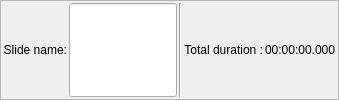
    <widget class="QFrame" name="SlideLayout">
     <property name="sizePolicy">
      <sizepolicy hsizetype="Expanding" vsizetype="Preferred">
       <horstretch>0</horstretch>
       <verstretch>0</verstretch>
      </sizepolicy>
     </property>
     <property name="frameShape">
      <enum>QFrame::StyledPanel</enum>
     </property>
     <property name="frameShadow">
      <enum>QFrame::Sunken</enum>
     </property>
     <layout class="QHBoxLayout" name="horizontalLayout_12">
      <property name="spacing">
       <number>2</number>
      </property>
      <property name="leftMargin">
       <number>2</number>
      </property>
      <property name="topMargin">
       <number>2</number>
      </property>
      <property name="rightMargin">
       <number>2</number>
      </property>
      <property name="bottomMargin">
       <number>2</number>
      </property>
      <item>
       <widget class="QLabel" name="label_28">
        <property name="sizePolicy">
         <sizepolicy hsizetype="Preferred" vsizetype="Preferred">
          <horstretch>0</horstretch>
          <verstretch>0</verstretch>
         </sizepolicy>
        </property>
        <property name="text">
         <string>Slide name:</string>
        </property>
        <property name="alignment">
         <set>Qt::AlignRight|Qt::AlignTrailing|Qt::AlignVCenter</set>
        </property>
       </widget>
      </item>
      <item>
       <widget class="QLineEdit" name="SlideNameED">
        <property name="sizePolicy">
         <sizepolicy hsizetype="Expanding" vsizetype="Preferred">
          <horstretch>0</horstretch>
          <verstretch>0</verstretch>
         </sizepolicy>
        </property>
        <property name="toolTip">
         <string>Define a name for the slide. It is this name which will appear on the thumbnail in the main window timeline</string>
        </property>
       </widget>
      </item>
      <item>
       <widget class="Line" name="line_2">
        <property name="orientation">
         <enum>Qt::Vertical</enum>
        </property>
       </widget>
      </item>
      <item>
       <widget class="QLabel" name="label_29">
        <property name="text">
         <string>Total duration :</string>
        </property>
        <property name="alignment">
         <set>Qt::AlignRight|Qt::AlignTrailing|Qt::AlignVCenter</set>
        </property>
       </widget>
      </item>
      <item>
       <widget class="QLabel" name="SlideDurationLabel">
        <property name="toolTip">
         <string>The total slide duration is displayed here. This duration takes into account possible adjustments for minimal duration of the shot.</string>
        </property>
        <property name="text">
         <string notr="true">00:00:00.000</string>
        </property>
       </widget>
      </item>
     </layout>
    </widget>
